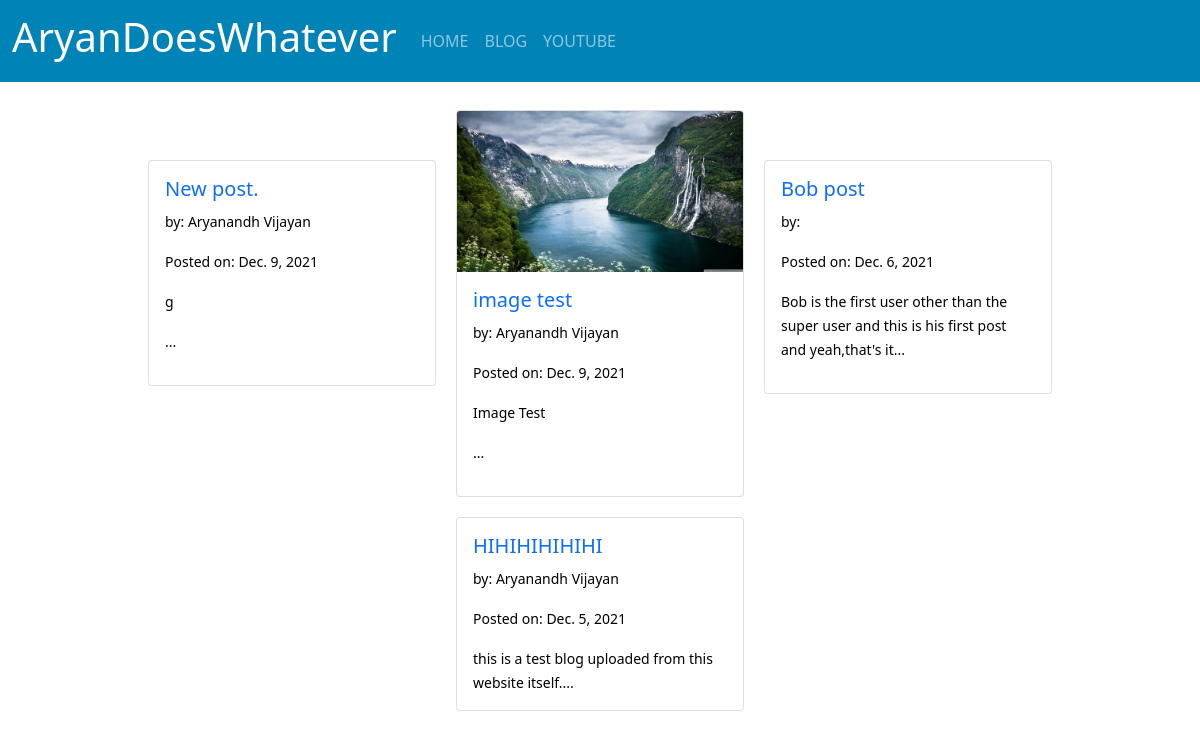
Screenshot of /blog/ with the database file from the repository.
### ablog/models.py (models this page shows, shortened)
class post(models.Model):
    title = models.CharField(max_length=255)
    header_image = models.ImageField(null=True, blank=True, upload_to="images/")
    author = models.ForeignKey(User, on_delete=models.CASCADE)
    body = RichTextField(blank=True, null=True)
    post_date = models.DateField(auto_now_add=True)
    snippet = models.CharField(max_length=255)

### ablog/views.py (the view)
# urls.py: path('blog/', HomeView.as_view(), name="home"),
class HomeView(ListView):
    model = post
    template_name = 'home.html'
    ordering = ['-post_date']

### ablog/templates/home.html (shortened to what this page needs)
<!doctype html>
<html lang="en">
  <head>
    <link href="https://cdn.jsdelivr.net/npm/bootstrap@5.1.3/dist/css/bootstrap.min.css" rel="stylesheet">
  </head>
  <body>
      <nav class="navbar navbar-expand-lg navbar-dark " style="position: fixed; width:100%; color: white; background-color: #0083b7; z-index: 1;">
    <div class="container-fluid">
      <a class="navbar-brand" href="{% url 'index'%}">
        <h1>AryanDoesWhatever</h1>
      </a>
      <div class="collapse navbar-collapse" id="navbarSupportedContent">
        <ul class="navbar-nav me-auto mb-2 mb-lg-0">
          <li class="nav-item">
            <a class="nav-link" aria-current="page" href="{% url 'index' %}">HOME</a>
          </li>
                                  <li class="nav-item">
                <a class="nav-link" href="{% url 'home' %}">BLOG</a>
            </li>
          <li class="nav-item">
            <a class="nav-link" href="#">YOUTUBE</a>
          </li>
        </ul>
      </div>
    </div>
  </nav>
      <main>
        <div class="content" style="padding-top: 100px; display: flex; flex-wrap: wrap; justify-content: center; align-items: baseline;">
        {% for post in object_list %}
          <a href="{% url 'article_detail' post.pk %}" style="text-decoration: none;">
          <div class="card" style="width: 18rem; margin: 10px; justify-content: center;">
                   {% if post.header_image %}
       <img class="card-img-top" style="width: 100%;" src="{{ post.header_image.url }}" alt="...">
       {% endif %}
          <div class="card-body">
            <h5 class="card-title">{{ post.title }}</h5>
            <p class="card-text" style="color: black;"><small>by:  {{ post.author.first_name }} {{ post.author.last_name }} </small></p>
            <p class="card-text" style="color: black;"><small>Posted on: {{ post.post_date }} </small></p>
            <p class="card-text"><small  style="color: black;">{{ post.body|slice:":100" |safe }}... </small></p>
          </div>
        </a>
</div>
    {% endfor %}
      </main>
  </body>
</html>

### rows the page displays
post: title "New post.", author.first_name "Aryanandh", author.last_name "Vijayan", post_date "Dec. 9, 2021"
post: header_image (picture), title "image test", author.first_name "Aryanandh", author.last_name "Vijayan", post_date "Dec. 9, 2021"
post: title "Bob post", post_date "Dec. 6, 2021"
post: title "HIHIHIHIHIHI", author.first_name "Aryanandh", author.last_name "Vijayan", post_date "Dec. 5, 2021", body "this is a test blog uploaded from this website itself."
